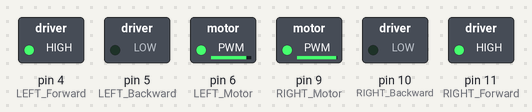
This sketch was run on a simulated Arduino Uno, built with avr-gcc and run on an emulated ATmega328P. Parts: switched loads named in the sketch (green lamp = pin HIGH).

Above: at 0.05 s.
At 4.05 s:
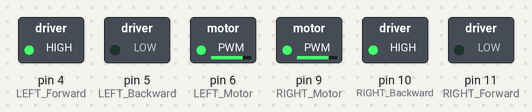
At 5.3 s:
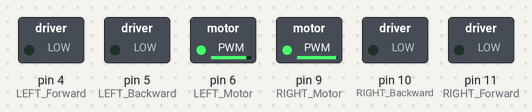
At 6.0 s:
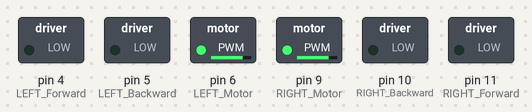
Timing chart, 0 to 7.8 s (numbered marks = the images above):
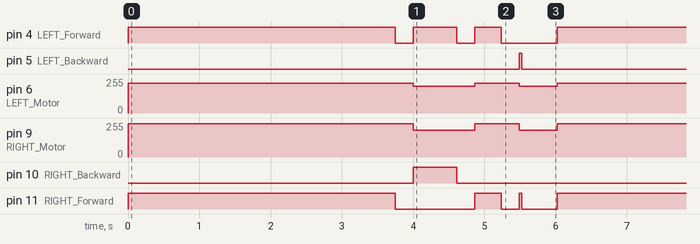

The sketch:

predeterminedPath.ino
```cpp
#define LEFT_Motor 6                    //VCC pin on Motor 1
#define LEFT_Forward 4                  //Direction pin on Motor 1
#define LEFT_Backward 5                 //Direction pin on Motor 1
#define RIGHT_Motor 9                   //VCC pin on Motor 2
#define RIGHT_Forward 11                //Direction pin on Motor 2
#define RIGHT_Backward 10               //Direction pin on Motor 2
int LEFT_speed = 0;                     //Initialize motor speeds to zero
int RIGHT_speed = 0;

void setup() {
  Serial.begin(9600);
  pinMode(LEFT_Motor, OUTPUT);          //Define motor pins
  pinMode(LEFT_Forward, OUTPUT);
  pinMode(LEFT_Backward, OUTPUT);
  pinMode(RIGHT_Motor, OUTPUT);
  pinMode(RIGHT_Forward, OUTPUT);
  pinMode(RIGHT_Backward, OUTPUT);
}

void loop() {

  moveForward(150);

  turnRight(180);

  moveForward(150);

  turnRight(180);

}

void leftspeed(int x) {                          //Controller for LEFT speed and direction
  if (x > 0) {                                    //If x is positive, go forward
    digitalWrite(LEFT_Forward, HIGH);
    digitalWrite(LEFT_Backward, LOW);
    LEFT_speed = abs(x);
  }
  if (x < 0) {                                    //If x is negative, go backwards
    digitalWrite(LEFT_Backward, HIGH);
    digitalWrite(LEFT_Forward, LOW);
    LEFT_speed = abs(x);
  }
  analogWrite(LEFT_Motor, LEFT_speed);            //moves the left motor at the intended speed
}

void rightspeed(int x) {                         //Controller for RIGHT speed and direction
  if (x > 0) {                                    //If x is positive, go forward
    digitalWrite(RIGHT_Forward, HIGH);
    digitalWrite(RIGHT_Backward, LOW);
    RIGHT_speed = abs(x);
  }
  if (x < 0) {                                    //If x is negative, go backward
    digitalWrite(RIGHT_Backward, HIGH);
    digitalWrite(RIGHT_Forward, LOW);
    RIGHT_speed = abs(x);
  }
  analogWrite(RIGHT_Motor, RIGHT_speed);          //Moves the Right Motor at the intended speed
}

void turnRight(int Degrees) {
  leftspeed(200);
  rightspeed(-200);
  delay(Degrees * 3.4);   //use 375 to get it to turn 90 degrees. Since it turns a little bit to straighten the back wheel, I am going to turn it down a bit.
  moveStop(250);
  moveForward(15);
  turnLeft(10);       //This is meant as a final adjustment and to straighted the back wheel
  moveStop(250);
}

void turnLeft(int Degrees) {
  leftspeed(-200);
  rightspeed(200);
  delay(Degrees * 3.4);
  moveStop(250);
}

void moveForward(int cm) {
  leftspeed(225);             //We found these two values from trial and error
  rightspeed(250);
  int ms = cm * 25;
  delay(ms);
  moveStop(250);
}

void moveStop(int ms_stopped) {
  digitalWrite(RIGHT_Forward, LOW);
  digitalWrite(LEFT_Forward, LOW);
  digitalWrite(RIGHT_Backward, LOW);
  digitalWrite(LEFT_Backward, LOW);
  delay(ms_stopped);
}

void moveBackward(int cm) {   //using this is not recommended because we have a stop on the back swival wheel which won't allow it to move backward straight.
  leftspeed(-200);
  rightspeed(-200);
  int ms = cm * 25;
  delay(ms);
}
```

Measured:
- by itself, pin 4 (LEFT_Forward): repeats every 6.0 s: LOW 0.25 s, HIGH 0.61 s, LOW 0.25 s, HIGH 0.38 s, LOW 0.78 s, HIGH 3.8 s
- by itself, pin 5 (LEFT_Backward): alternates HIGH for 0.03 s and LOW for 6.0 s
- by itself, pin 6 (LEFT_Motor): repeats every 6.0 s: 200/255 0.86 s, 225/255 0.63 s, 200/255 0.53 s, 225/255 4.0 s
- by itself, pin 9 (RIGHT_Motor): repeats every 6.0 s: 200/255 0.86 s, 250/255 0.63 s, 200/255 0.53 s, 250/255 4.0 s
- by itself, pin 10 (RIGHT_Backward): alternates HIGH for 0.61 s and LOW for 5.4 s
- by itself, pin 11 (RIGHT_Forward): repeats every 6.0 s: LOW 1.1 s, HIGH 0.38 s, LOW 0.25 s, HIGH 0.03 s, LOW 0.50 s, HIGH 3.8 s
